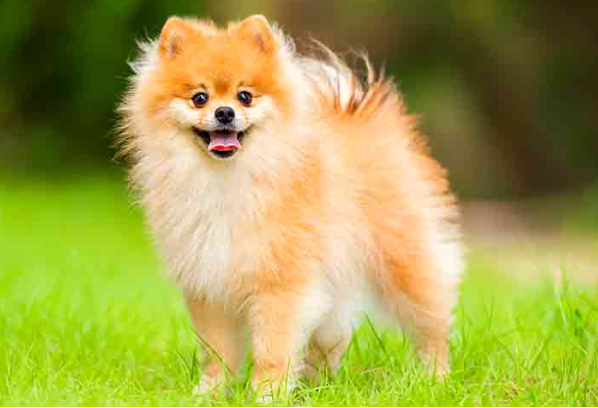
#> input picture image.jpg, 598 x 408 px, found by its file name
$ python task6.py
#> lines starting #> are read from the running program, lines starting #| are printed output that depends on the picture; after the words box and inside, x2 and y2 are one past the last pixel; in counts of white or black regions, pixels touching at a corner belong together
import cv2
import numpy as np

image_path = r'C:\Users\ETHRIJIT\Desktop\task6\image.jpg'

# Load the image
image = cv2.imread(image_path)
#> image is the input picture: shape (408, 598, 3); mean B, G, R 76.3, 161.2, 162.2

# Resizing to 224x224
resized_image = cv2.resize(image, (224, 224))
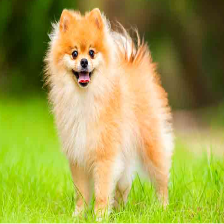
#> resized_image: shape (224, 224, 3); mean B, G, R 76.2, 161.1, 162.1

# Grayscale conversion
gray_image = cv2.cvtColor(resized_image, cv2.COLOR_BGR2GRAY)
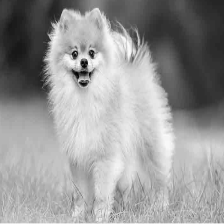
#> gray_image: shape (224, 224); min 3, max 252, mean 151.7

# Cropping to extract only the dog region (example coordinates)
x, y, w, h = 50, 50, 100, 100  # Example coordinates, adjust according to your image
cropped_image = resized_image[y:y+h, x:x+w]
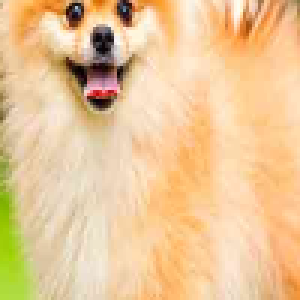
#> cropped_image: shape (100, 100, 3) (shown 3 times larger); mean B, G, R 151.5, 199.1, 235

# Rotation by 45 degrees
rows, cols = cropped_image.shape[:2]
#> rows = 100; cols = 100
rotation_matrix = cv2.getRotationMatrix2D((cols/2, rows/2), 45, 1)
rotated_image = cv2.warpAffine(cropped_image, rotation_matrix, (cols, rows))
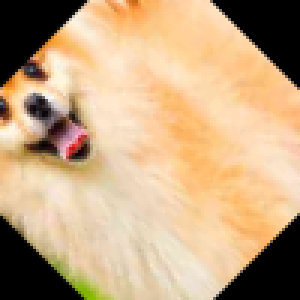
#> rotated_image: shape (100, 100, 3) (shown 3 times larger); mean B, G, R 130.3, 166.3, 196.2

# Flip left to right
flipped_image = cv2.flip(rotated_image, 1)

# Gaussian blurring
gaussian_blurred_image = cv2.GaussianBlur(flipped_image, (5, 5), 0)

# Median blurring
median_blurred_image = cv2.medianBlur(flipped_image, 5)
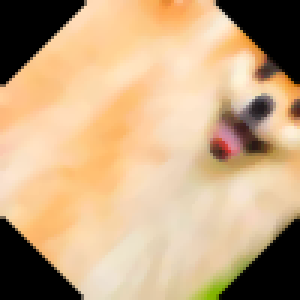
#> median_blurred_image: shape (100, 100, 3) (shown 3 times larger); mean B, G, R 130.5, 166.9, 197.1

# Edge detection using Canny
canny_edges = cv2.Canny(flipped_image, 100, 200)
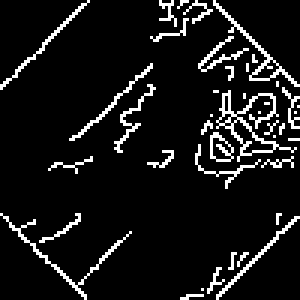
#> canny_edges: shape (100, 100) (shown 3 times larger); 8.9% white in thin lines or dots

# Background subtraction (Example using MOG2)
background_subtractor = cv2.createBackgroundSubtractorMOG2()
foreground_mask = background_subtractor.apply(flipped_image)
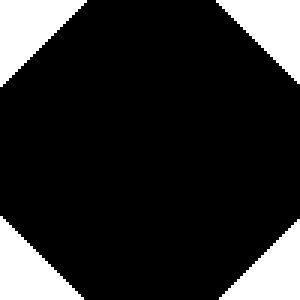
#> foreground_mask: shape (100, 100) (shown 3 times larger); values 127 (black) and 255 (white), 16.2% white; 4 white regions, box (x1, y1, x2, y2) and area: (0, 0, 29, 29) 435, (72, 0, 100, 28) 406, (0, 72, 28, 100) 406, (73, 73, 100, 100) 378

# Display the results
cv2.imshow('Original Image', resized_image)
cv2.imshow('Grayscale Image', gray_image)
cv2.imshow('Cropped Image', cropped_image)
cv2.imshow('Rotated Image', rotated_image)
cv2.imshow('Flipped Image', flipped_image)
cv2.imshow('Gaussian Blurred Image', gaussian_blurred_image)
cv2.imshow('Median Blurred Image', median_blurred_image)
cv2.imshow('Canny Edges', canny_edges)
cv2.imshow('Background Subtraction', foreground_mask)

cv2.waitKey(0)
cv2.destroyAllWindows()
